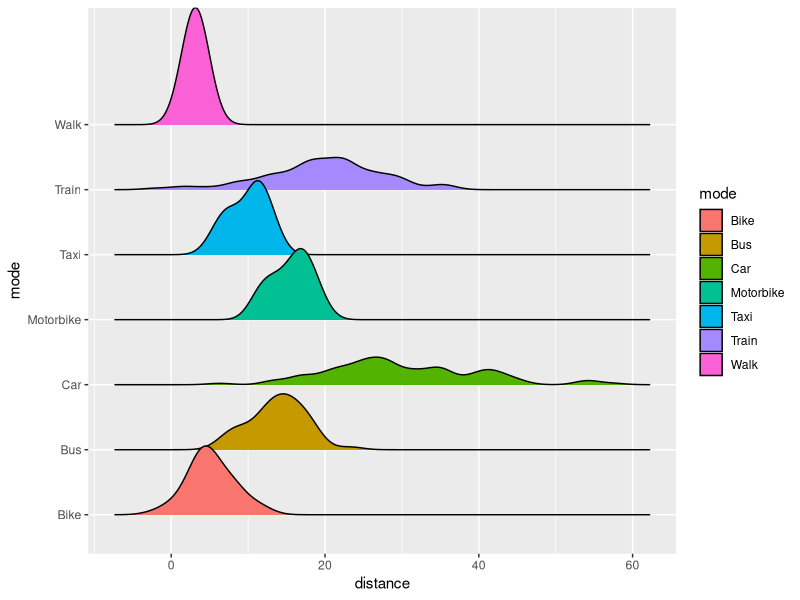

Write R code to recreate this figure.
#This script creates "dummy data" for the Civic Makers carbon calculator project


library(tidyverse)  #packages for manipulating data
library(jsonlite) #package for converting dataframe into json
library(ggridges) #package for making a ridgeline chart, so we can preview what the dataset should look like as a ridgeline chart in Highcharts


#This makes a vector of N numbers (N being the first number in the brackets!), randomly sampled from the normal distribution using the mean and standard deviation specified. I've just tried to guess the mean & sd for each of the transport types, and assumed there would be more responses for car/train/bike/walk than for motorbike/taxi... very broad guesses, may need to be tweaked!!

Bike <- rnorm(80, mean=5, sd=3)
Walk <- rnorm(50, mean=3, sd=1)
Train <- rnorm(100, mean=20, sd=7)
Car <- rnorm(100, mean=30, sd=10)
Motorbike <- rnorm(10, mean=15, sd=2)
Bus <- rnorm(50, mean=15, sd=4)
Taxi <- rnorm(10, mean=10, sd=2)

#This combines all of the transport type vectors into one dataset 

modes <- bind_rows(
  tibble(mode = "Bike", distance = Bike),
  tibble(mode = "Walk", distance = Walk),
  tibble(mode = "Train", distance = Train),
  tibble(mode = "Car", distance = Car),
  tibble(mode = "Motorbike", distance = Motorbike),
  tibble(mode = "Bus", distance = Bus),
  tibble(mode = "Taxi", distance = Taxi),
)


#This makes a plot out of the dataset that should closely resemble what we're making in highcharts, just to see what the shape should be!
ggplot(modes, aes(x=distance, y=mode)) +
  geom_density_ridges(aes(fill=mode))


#This converts the dataset to json and writes it to a json file in the working directory
write_json(modes, path = ".jsonmodes.json")
